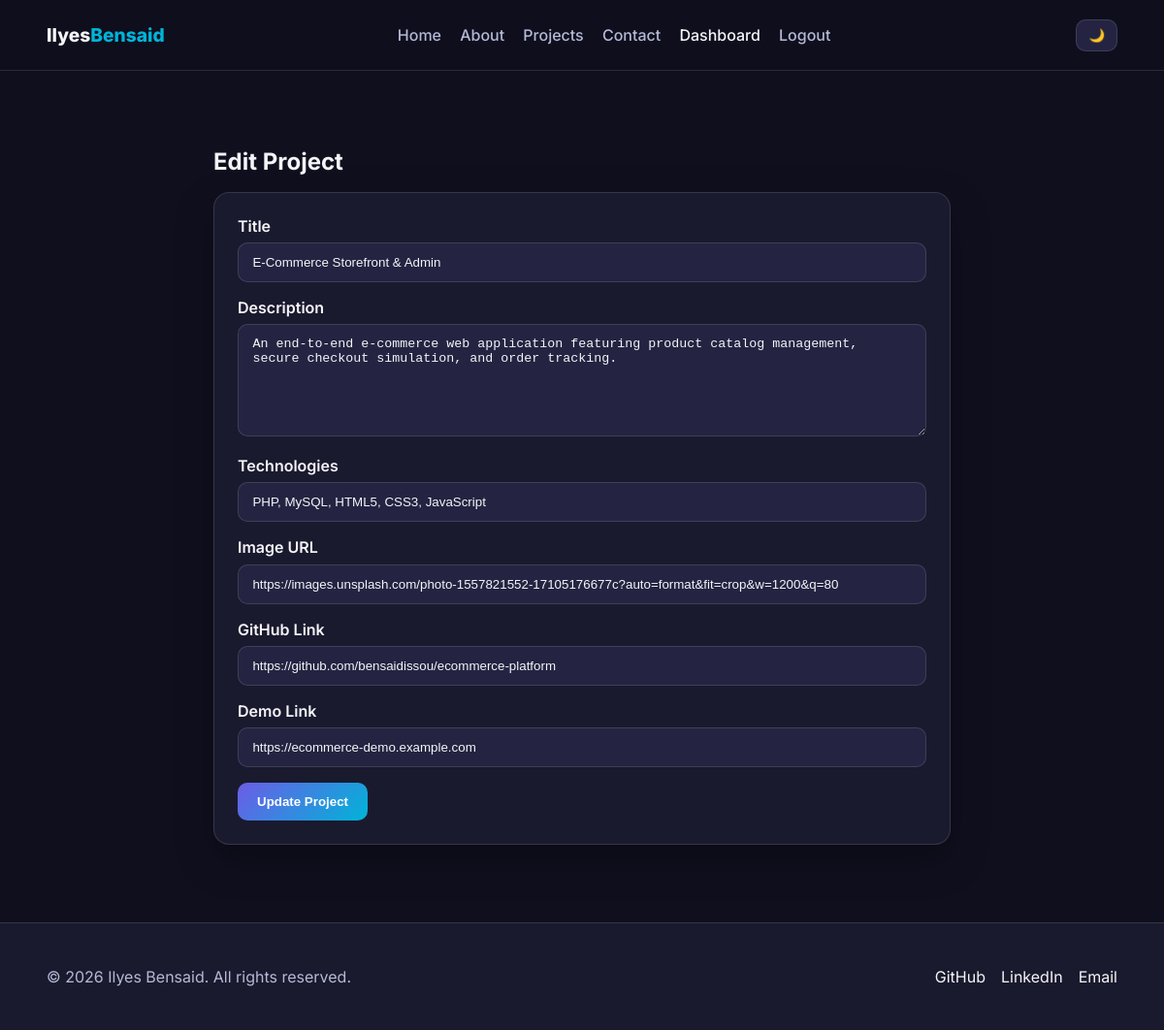
The page /dashboard/edit-project.php?id=2 (signed in) on the database its author committed.
### tables this page shows
CREATE TABLE projects (
    id INT UNSIGNED AUTO_INCREMENT PRIMARY KEY,
    title VARCHAR(150) NOT NULL,
    description TEXT NOT NULL,
    technologies VARCHAR(255) NOT NULL,
    image_url VARCHAR(255) NOT NULL,
    github_link VARCHAR(255) NOT NULL,
    demo_link VARCHAR(255) NOT NULL,
    created_at TIMESTAMP DEFAULT CURRENT_TIMESTAMP
);

### includes/auth.php (called while the page is built, shortened)
<?php
function e(string $value): string
{
    return htmlspecialchars($value, ENT_QUOTES, 'UTF-8');
}

### dashboard/edit-project.php (the view, shortened to what this page needs)
<?php
require_once __DIR__ . '/../includes/auth.php';
$projectId = isset($_GET['id']) ? (int) $_GET['id'] : 0;
$pdo = getPDO();
$stmt = $pdo->prepare('SELECT id, title, description, technologies, image_url, github_link, demo_link FROM projects WHERE id = :id LIMIT 1');
$stmt->execute(['id' => $projectId]);
$project = $stmt->fetch();
require_once __DIR__ . '/../includes/header.php';
?>
<section class="section dashboard-section">
    <div class="container narrow">
        <h1>Edit Project</h1>
        <form method="POST" class="contact-form">
            <div class="form-group">
                <label for="title">Title</label>
                <input type="text" id="title" name="title" value="<?= e($project['title']); ?>" required>
            </div>
            <div class="form-group">
                <label for="description">Description</label>
                <textarea id="description" name="description" rows="6" required><?= e($project['description']); ?></textarea>
            </div>
            <div class="form-group">
                <label for="technologies">Technologies</label>
                <input type="text" id="technologies" name="technologies" value="<?= e($project['technologies']); ?>" required>
            </div>
            <div class="form-group">
                <label for="image_url">Image URL</label>
                <input type="text" id="image_url" name="image_url" value="<?= e($project['image_url']); ?>" required>
            </div>
            <div class="form-group">
                <label for="github_link">GitHub Link</label>
                <input type="text" id="github_link" name="github_link" value="<?= e($project['github_link']); ?>" required>
            </div>
            <div class="form-group">
                <label for="demo_link">Demo Link</label>
                <input type="text" id="demo_link" name="demo_link" value="<?= e($project['demo_link']); ?>" required>
            </div>
            <button class="btn btn-primary" type="submit">Update Project</button>
        </form>
    </div>
</section>
<?php require_once __DIR__ . '/../includes/footer.php'; ?>

### assets/css/style.css (style rules this page uses)
:root { --bg-primary: #0f0f1e; --bg-secondary: #1a1a2e; --surface: #242442; --text-primary: #f4f4f8; --text-secondary: #b5b9d6; --border: rgba(255, 255, 255, 0.12); --gradient: linear-gradient(135deg, #6c5ce7, #00b4d8); --shadow: 0 16px 40px rgba(0, 0, 0, 0.25); }
* { box-sizing: border-box; }
html { scroll-behavior: smooth; }
body { margin: 0; font-family: 'Inter', sans-serif; background: var(--bg-primary); color: var(--text-primary); transition: background 0.25s ease, color 0.25s ease; }
.container { width: min(1120px, 92%); margin: 0 auto; }
.narrow { width: min(760px, 92%); }
.section { padding: 5rem 0; }
h1, h2, h3 { margin: 0 0 1rem; line-height: 1.2; }
.hero-card, .skill-card, .project-card, .stat-card, .timeline-item, .table-wrapper, .contact-form, .alert { background: var(--bg-secondary); border: 1px solid var(--border); border-radius: 16px; box-shadow: var(--shadow); }
.btn { display: inline-flex; align-items: center; justify-content: center; gap: .4rem; padding: .75rem 1.25rem; border-radius: 10px; border: none; font-weight: 600; cursor: pointer; transition: transform .2s ease, opacity .2s ease; }
.btn-primary { background: var(--gradient); color: #fff; }
.contact-form { padding: 1.5rem; }
.form-group { margin-bottom: 1rem; }
.form-group label { display: block; margin-bottom: .45rem; font-weight: 600; }
.form-group input, .form-group textarea { width: 100%; border-radius: 10px; border: 1px solid var(--border); background: var(--surface); color: var(--text-primary); padding: .75rem .9rem; }

### rows shown on the page
projects: title "E-Commerce Storefront & Admin", description "An end-to-end e-commerce web application featuring product catalog management, secure checkout simulation, and order tracking.", technologies "PHP, MySQL, HTML5, CSS3, JavaScript", image_url "https://images.unsplash.com/photo-1557821552-17105176677c?auto=format&fit=crop&w=1200&q=80", github_link "https://github.com/bensaidissou/ecommerce-platform", demo_link "https://ecommerce-demo.example.com"
